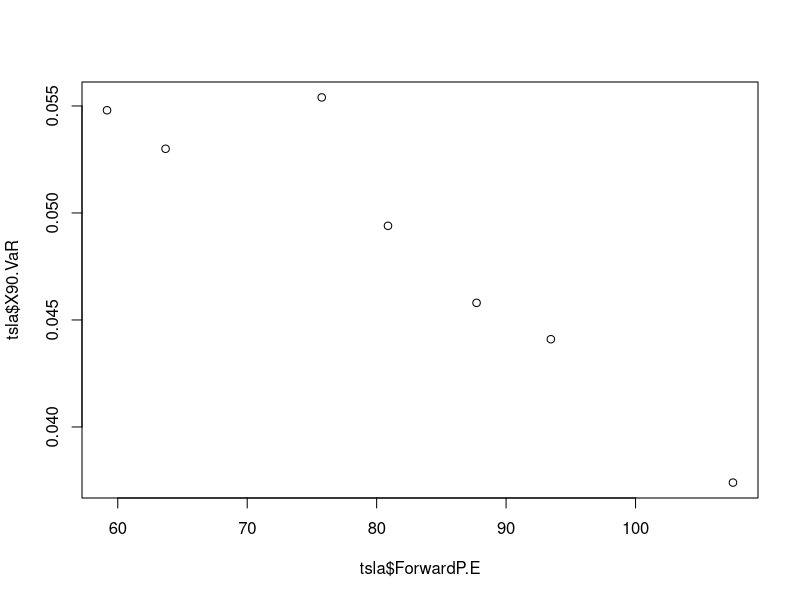
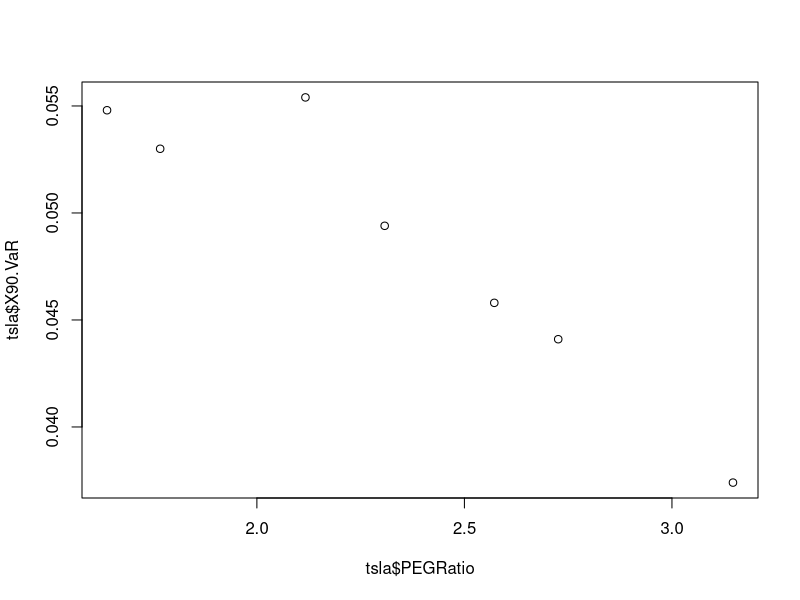
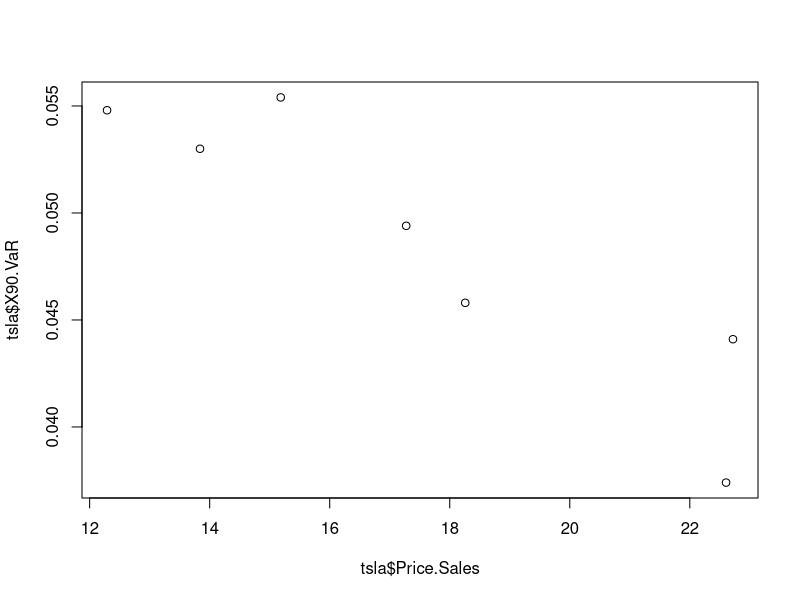
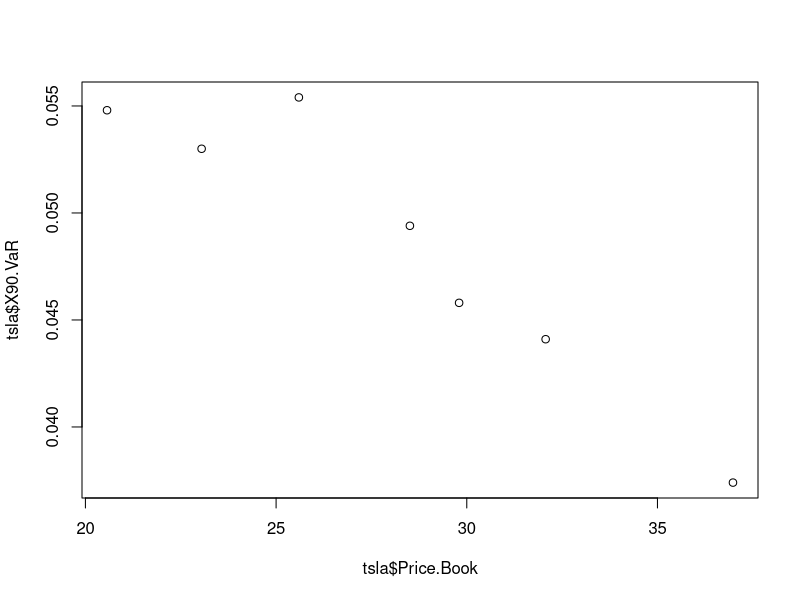

The R script that drew these images, in order: (Note: this script raises an error after producing the figures.)
tsla <- read.csv("TSLA.csv")

adjr = function(indep){
  dep = "X90.VaR"
  formula = paste(dep,"~",indep)
  fit <- lm(formula, data=tsla)
  adjr = summary(fit)[[9]] #Adjusted R-squared
  return(adjr)
}

indepNames<-names(tsla)[3:10]

lapply(indepNames,adjr)

plot(tsla$ForwardP.E, tsla$X90.VaR, )
plot(tsla$PEGRatio, tsla$X90.VaR)
plot(tsla$Price.Sales, tsla$X90.VaR)

plot(tsla$Price.Book, tsla$X90.VaR) #adjr=0.8768692
abline(fit$coefficients, col = "red")

fit<-lm(X90.VaR~Price.Book, tsla)
summary(fit)
#what is the predicted 90% VaR for Price/Book = 10?
0.0798824-10*0.0011155
#Change in 90% VaR for Price/Book increase from 20 to 30?
(0.0798824-30*0.0011155)-(0.0798824-20*0.0011155)


library(ggplot2)
ggplot(data = tsla,
       mapping = aes(x = Price.Book, y = X90.VaR, col = Date)
) + geom_point(size = 2) +
  xlim(20, 40) + ylim(0.03, 0.06) 

aswhole<-lm(X90.VaR~Price.Book+ForwardP.E+PEGRatio+Price.Sales, tsla)
summary(aswhole)
#VaR = 0.0664342 -0.0029070*Price.Book+0.0025519*ForwardP.E-
#      0.0632896*PEGRatio+0.0002158*Price.Sales
#adjr=0.8772

#FLAWS in our analysis
#1. The data is too limited. The analysis can be more reliable only if more data can be involved.
#Maybe we can extend the timeline to 3 or 5 years or we need to find a way to get the daily data.
#2. There may be multicollinearity between the independent variables.
#The market risk is complex and it can have a plenty of factors to influence the result.
#More independent variables and more practical models need to be considered.
